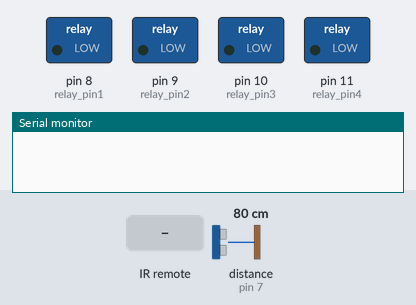
The sketch below on a simulated Arduino Uno, built with avr-gcc and run on an emulated ATmega328P. On the bench: switched loads named in the sketch (green lamp = pin HIGH), the last lines printed to the serial monitor. Wiring (inferred from the names in the program): ultrasonic range finder: trigger pin 6; echo pin 7. Inputs (shaded band) come from the test bench; at power-on: distance to the obstacle (sensor on pin 7) 80 cm. The echo pulse lasts 58.3 µs per cm; pins used as bus, display or sensor lines are not drawn.

Above: at 1.8 s.
1.9 s: infrared code 0xF710EF received
At 2.9 s:
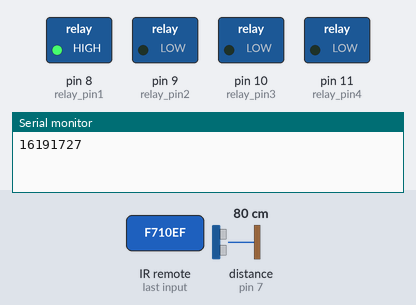
3.5 s: distance to the obstacle (sensor on pin 7) set to 22 cm
5.0 s: distance to the obstacle (sensor on pin 7) set to 18 cm
At 5.8 s:
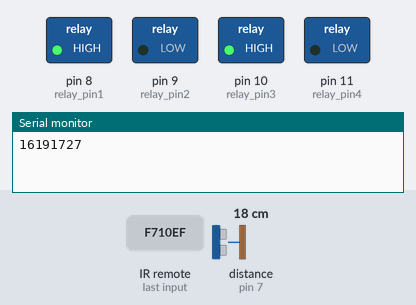
6.5 s: infrared code 0xF750AF received
At 7.2 s:
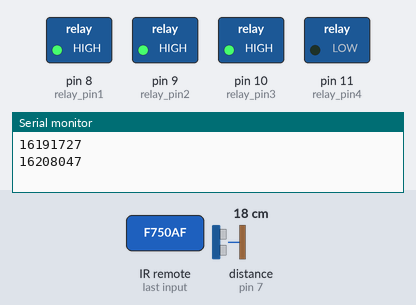
8.0 s: infrared code 0xF728D7 received
At 8.4 s:
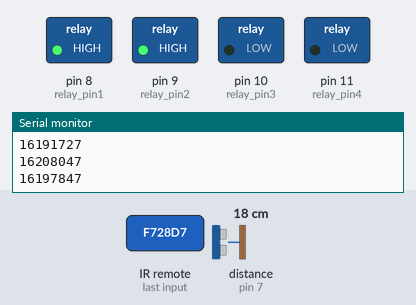
10.0 s: infrared code 0xF76897 received
At 10.3 s:
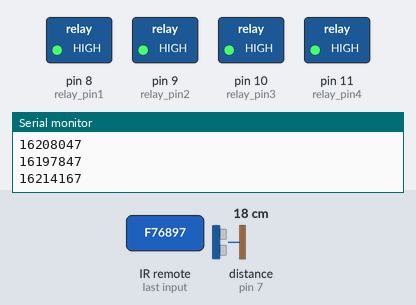
Timing chart, 0 to 12.5 s (numbered marks = the images above; inputs shaded):
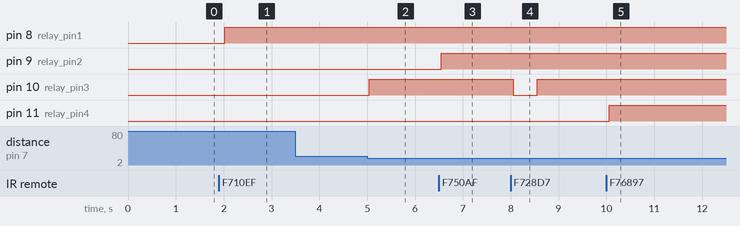

Measured:
- the behaviour switches between 21 and 20 cm on distance to the obstacle (sensor on pin 7) (found by bisection; images 1 and 2)
- after the input at 1.9 s, pin 8 (relay_pin1): LOW → HIGH after 0.12 s
- after the input at 3.5 s, every drawn part: stays the same
- after the input at 5.0 s, pin 10 (relay_pin3): LOW → HIGH at once
- after the input at 6.5 s, pin 9 (relay_pin2): LOW → HIGH after 0.05 s
- after the input at 8.0 s, pin 10 (relay_pin3): HIGH → LOW after 0.05 s, → HIGH 0.50 s later
- after the input at 10.0 s, pin 11 (relay_pin4): LOW → HIGH after 0.06 s

The sketch:

Main_Code.ino
```cpp
#include <IRremote.h>
long duration; // variable for the duration of sound wave travel
int distance; // variable for the distance measurement
int relay_pin1 = 8;
int relay_pin2 = 9;
int relay_pin3 = 10;
int relay_pin4 = 11;
int recv_pin = 12;
int actual_state1 = LOW;
int actual_state2 = LOW;
int actual_state3 = LOW;
int actual_state4 = LOW;
int actual_state5 = LOW;
#define echoPin 7 // attach pin D2 Arduino to pin Echo of HC-SR04
#define trigPin 6 //attach pin D3 Arduino to pin Trig of HC-SR04
IRrecv irrecv(recv_pin);
decode_results results;


void setup() {

    pinMode(relay_pin1, OUTPUT);
    pinMode(relay_pin2, OUTPUT);
    pinMode(relay_pin3, OUTPUT);
    pinMode(relay_pin4, OUTPUT);
    pinMode(trigPin, OUTPUT); // Sets the trigPin as an OUTPUT
    pinMode(echoPin, INPUT); // Sets the echoPin as an INPUT
    Serial.begin(9600);
    irrecv.enableIRIn();
}

void loop() {
    digitalWrite(trigPin, LOW);
    delay(500);
    // Sets the trigPin HIGH (ACTIVE) for 10 microseconds
    digitalWrite(trigPin, HIGH);
    delayMicroseconds(10);
    digitalWrite(trigPin, LOW);
    // Reads the echoPin, returns the sound wave travel time in microseconds
    duration = pulseIn(echoPin, HIGH);
    // Calculating the distance
    distance = duration * 0.034 / 2;
    if (distance >2 and distance < 20){
        actual_state3 = HIGH;
        digitalWrite(relay_pin3, actual_state3);
    }
    else if (distance >21 and distance < 40){
        actual_state3 = LOW;
        digitalWrite(relay_pin3, actual_state3);
    }
    if (irrecv.decode(&results)) {
        Serial.println(results.value, DEC);

        if (results.value == 16191727) {
            actual_state1 = (actual_state1 == LOW) ? HIGH : LOW;
            digitalWrite(relay_pin1, actual_state1);
        }
        else if (results.value == 16208047) {
            actual_state2 = (actual_state2 == LOW) ? HIGH : LOW;
            digitalWrite(relay_pin2, actual_state2);
        }
        else if (results.value == 16197847) {
            actual_state3 = (actual_state3 == LOW) ? HIGH : LOW;
            digitalWrite(relay_pin3, actual_state3);
        }
                else if (results.value == 16214167) {
            actual_state4 = (actual_state4 == LOW) ? HIGH : LOW;
            digitalWrite(relay_pin4, actual_state4);
        }
        irrecv.resume();

    }
}
```
